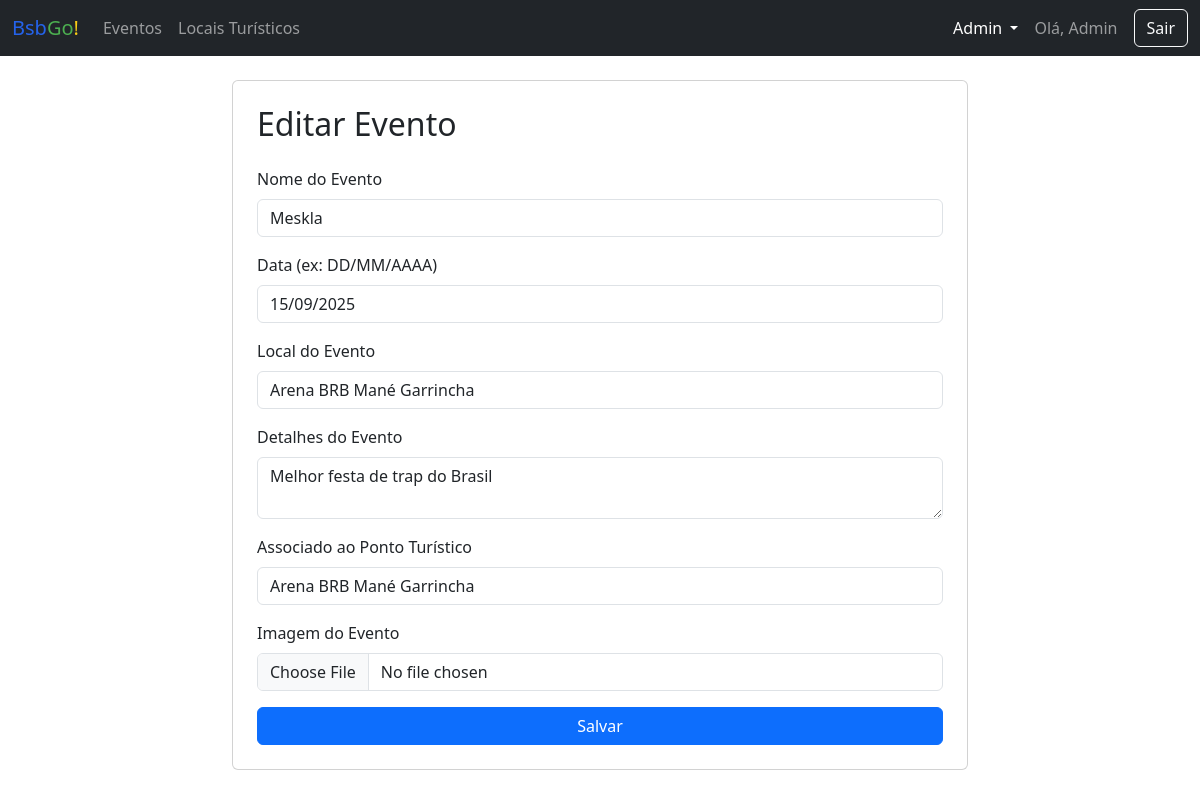
Page /admin/evento/editar/2 (signed in) on the committed database.
### app/models.py (models this page shows, shortened)
class Usuario(UserMixin, db.Model):
    id = db.Column(db.Integer, primary_key=True)
    nome = db.Column(db.String(100), nullable=False)
    email = db.Column(db.String(150), unique=True, nullable=False)
    senha_hash = db.Column(db.String(256))
    tipo = db.Column(db.String(50), nullable=False, default='turista') # turista, morador, admin

class Evento(db.Model):
    id = db.Column(db.Integer, primary_key=True)
    nome = db.Column(db.String(100), nullable=False)
    data = db.Column(db.String(50))
    local = db.Column(db.String(150))
    detalhes = db.Column(db.Text)
    imagem_file = db.Column(db.String(100), nullable=False, default='default.jpg')
    ponto_id = db.Column(db.Integer, db.ForeignKey('ponto_turistico.id'), nullable=False)

### app/routes.py (the view, shortened to what this page needs)
@main.route('/admin/evento/editar/<int:evento_id>', methods=['GET', 'POST'])
@login_required
@admin_required
def editar_evento(evento_id):
    evento = Evento.query.get_or_404(evento_id)
    form = EventoForm(obj=evento)
    form.ponto.choices = [(p.id, p.nome) for p in PontoTuristico.query.order_by('nome').all()]
    form.ponto.data = evento.ponto_id
    form.data_evento.data = evento.data # <-- MUDANÇA AQUI
    return render_template('form_page.html', form=form, title="Editar Evento")

### app/forms.py
class EventoForm(FlaskForm):
    nome = StringField('Nome do Evento', validators=[DataRequired()])
    data_evento = StringField('Data (ex: DD/MM/AAAA)') # <-- RENOMEADO
    local = StringField('Local do Evento')
    detalhes = TextAreaField('Detalhes do Evento')
    ponto = SelectField('Associado ao Ponto Turístico', coerce=int, validators=[DataRequired()])
    imagem = FileField('Imagem do Evento', validators=[FileAllowed(['jpg', 'png', 'jpeg'])])
    submit = SubmitField('Salvar')

### app/__init__.py (called while the page is built)
def create_app():
    app = Flask(__name__)
    app.config['SECRET_KEY'] = os.environ.get('SECRET_KEY')
    app.config['SQLALCHEMY_DATABASE_URI'] = 'sqlite:///database.db'
    app.config['SQLALCHEMY_TRACK_MODIFICATIONS'] = False
    db.init_app(app)
    migrate.init_app(app, db)
    login_manager.init_app(app)
    login_manager.login_view = 'main.login' # type: ignore
    from .models import Usuario
    @login_manager.user_loader
    def load_user(user_id):
        return Usuario.query.get(int(user_id))
    from .routes import main as main_blueprint
    app.register_blueprint(main_blueprint)
    return app

### app/routes.py (called while the page is built)
def admin_required(f):
    @wraps(f)
    def decorated_function(*args, **kwargs):
        if not current_user.is_authenticated or current_user.tipo != 'admin':
            abort(403) # Proibido o acesso
        return f(*args, **kwargs)
    return decorated_function

### app/templates/form_page.html (shortened to what this page needs)
{% extends 'base.html' %}
{% block content %}
<div class="row justify-content-center">
    <div class="col-md-8">
        <div class="card p-4">
            <h2 class="mb-4">{{ title }}</h2>
            <form method="POST" novalidate enctype="multipart/form-data">
                {% for field in form if field.type != 'SubmitField' and field.type != 'CSRFTokenField' %}
                <div class="mb-3">
                    {{ field.label(class="form-label") }}
                    {{ field(class="form-control") }}
                </div>
                {% endfor %}
                {{ form.submit(class="btn btn-primary w-100") }}
            </form>
        </div>
    </div>
</div>
{% endblock %}

### app/templates/base.html (shortened to what this page needs)
<!DOCTYPE html>
<html lang="pt-br">
  <head>
    <link
      href="https://cdn.jsdelivr.net/npm/bootstrap@5.3.3/dist/css/bootstrap.min.css"
      rel="stylesheet"
    />
    <link rel="stylesheet" href="../static/css/style.css">
  </head>
  <body>
    <nav class="navbar navbar-expand-lg navbar-dark bg-dark">
      <div class="container-fluid">
        <a class="navbar-brand title-bsb" href="{{ url_for('main.index') }}">Bsb<span class="go">Go</span><span class="exclaim">!</span></a>
        <div class="collapse navbar-collapse" id="navbarNav">
          <ul class="navbar-nav me-auto mb-2 mb-lg-0">
            <li class="nav-item"><a class="nav-link" href="#">Eventos</a></li>
            <li class="nav-item">
              <a class="nav-link" href="#">Locais Turísticos</a>
            </li>
          </ul>
          <div class="d-flex align-items-center">
            {% if current_user.is_authenticated %} {% if current_user.tipo ==
            'admin' %}
            <div class="nav-item dropdown me-3">
              <a
                class="nav-link dropdown-toggle text-white"
                href="#"
                id="adminDropdown"
                role="button"
                data-bs-toggle="dropdown"
                aria-expanded="false"
              >
                Admin
              </a>
            </div>
            {% endif %}
            <span class="navbar-text me-3">Olá, {{ current_user.nome }}</span>
            <a class="btn btn-outline-light" href="{{ url_for('main.logout') }}"
              >Sair</a
            >
            {% endif %}
          </div>
        </div>
      </div>
    </nav>
    <main class="container mt-4">
       {% block content %}{% endblock %}
    </main>
  </body>
</html>

### rows in the picture
Usuario: nome "Admin"
Evento: nome "Meskla" "Arena BRB Mané Garrincha" "Melhor festa de trap do Brasil" "Arena BRB Mané Garrincha"

### other values in the picture
{{ title }} "Editar Evento"
{{ field.label(class="form-label") }} "Nome do Evento" "Data (ex: DD/MM/AAAA)" "Local do Evento" "Detalhes do Evento" "Associado ao Ponto Turístico" "Imagem do Evento"
